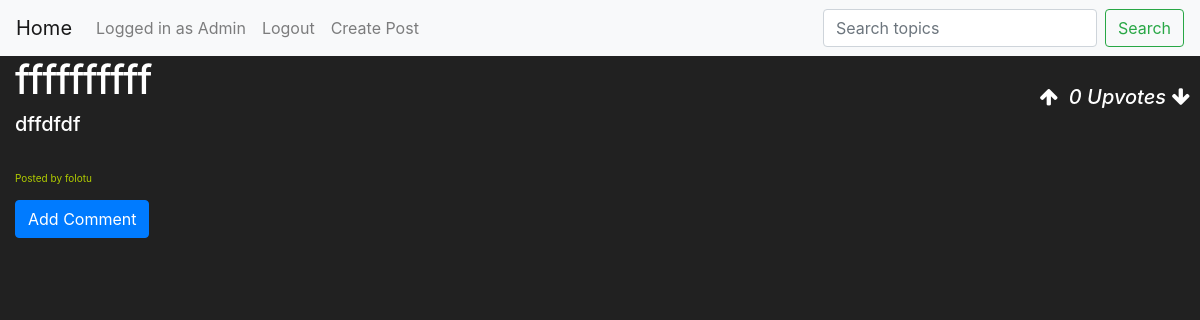
Page /post/1 (signed in) on the committed database.
### ForumApp/models.py (models this page shows, shortened)
class Users(db.Model, UserMixin):
    id = db.Column(db.Integer, primary_key=True)
    username = db.Column(db.String, unique=True, nullable=False)
    email = db.Column(db.String, unique=True, nullable=False)
    password = db.Column(db.String(150))
    active = db.Column(db.Boolean())
    roles = db.relationship('Role', secondary=roles_users, backref=db.backref('users', lazy='dynamic'))

class Post(db.Model):
    id = db.Column(db.Integer, primary_key=True)
    author_id = db.Column(db.Integer, db.ForeignKey('users.id'))
    author = db.relationship(Users, backref=backref("Post", cascade="all, delete"))
    category_id = db.Column(db.Integer, db.ForeignKey('category.id'), nullable=True)
    category = db.relationship(Category, backref=db.backref("post", lazy='dynamic'))
    number_of_votes = db.Column(db.Integer())
    title = db.Column(db.String(120))
    description = db.Column(db.String(10000))
    image_url = db.Column(db.String(200))
    created_at = db.Column(db.DateTime(timezone=True), default=func.now())
    updated_at = db.Column(db.DateTime(timezone=True), default=func.now())

### ForumApp/views.py (the view)
@views.route('/post/<int:post_id>', methods=['GET'])
def post(post_id):
    post = Post.query.get(post_id)
    if not post:
        abort(404)
    comments = Comment.query.filter_by(post_id=post_id).all()
    replies = Reply.query.all()
    return render_template('post.html', post=post, comments=comments, replies=replies)

### ForumApp/__init__.py (called while the page is built)
def create_app():
    app.config['SECRET_KEY'] = 'hjshjhdjah kjshkjdhjs'
    app.config['SQLALCHEMY_DATABASE_URI'] = f'sqlite:///{DB_NAME}'
    app.config['FLASK_ADMIN_SWATCH'] = 'United'
    db.init_app(app)
    from .views import views
    from .auth import auth
    app.register_blueprint(views, url_prefix='/')
    app.register_blueprint(auth, url_prefix='/')
    from .models import Users
    from .admin import appnamey
    appnamey(app)
    create_database(app)
    CORS(app)
    login_manager = LoginManager()
    login_manager.login_view = 'auth.login'
    login_manager.init_app(app)
    @login_manager.user_loader
    def load_user(id):
        return Users.query.get(int(id))
    return app

### ForumApp/templates/post.html (shortened to what this page needs)
{% extends "base.html" %}
{% block body %}
<div class="col-md-auto col-lg-auto col-sm-auto w-100">
    <h1>{{ post.title }}</h1>
    <h5>{{ post.description }} </h5>
    <small class="card-foot"> Posted by {{ post.author.username }} </small>
    <div class="arrow-button post">
        <i class="fa fa-arrow-up post" data-postid = {{ post.id }}></i>
            {% if post.number_of_votes >= 0 %}
                <i class=""> {{ post.number_of_votes }} Upvotes </i>
            {% elif post.number_of_votes < 0 %}
                <i class=""> {{ post.number_of_votes }} Downvotes </i>
            {% endif %}
        <i class="fa fa-arrow-down post" data-postid = {{ post.id }}></i>
    </div>
<div class="card-columns" style="column-count: 1;">
                <button type="button" id="comment-button" class="btn btn-primary">Add Comment</button>
     </div>
</div>
{% endblock %}

### ForumApp/templates/base.html (shortened to what this page needs)
<!DOCTYPE html>
<html>
<link rel="stylesheet" href="{{ url_for('static', filename = '/css/base.css') }}">
<link rel="stylesheet" href="{{ url_for('static', filename = '/css/login.css') }}">
<link rel="stylesheet" href="https://stackpath.bootstrapcdn.com/font-awesome/4.7.0/css/font-awesome.min.css">
    <nav class="navbar navbar-expand-lg navbar-light bg-light">
        <a class="navbar-brand" href="/">Home</a>
        <div class="collapse navbar-collapse" id="navbarNav">
            <ul class="navbar-nav mr-auto">
                {% if current_user.is_authenticated %}
                <a class="nav-item nav-link" id="">Logged in as {{current_user.username}}</a>
                <a class="nav-item nav-link" id="logout" href="/logout">Logout</a>
                <a class="nav-item nav-link" id="createpost" href="/post">Create Post</a>
                {% else %}
                <a class="nav-item nav-link" id="login" href="/login">Login</a>
                <a class="nav-item nav-link" id="signUp" href="/signup">Sign Up</a>
                {% endif %}
            </ul>
            <form class="form-inline" method="POST">
                <input class="form-control mr-sm-2" type="search" name="search" placeholder="Search topics" aria-label="Search">
                <button class="btn btn-outline-success my-2 my-sm-0" type="submit">Search</button>
            </form>
        </div>
    </nav>
    <h1>
<head>{% block header %}{% endblock %} </head>
<body>{% block body %}{% endblock %}</body>

### ForumApp/static/css/base.css (style rules this page uses)
body { background-color: #212121; color: white; }
.navbar { background-color: transparent; box-shadow: none; }
.card-foot { color: rgb(177, 204, 0); font-size: x-small; }
.card-columns { color: rgb(0, 0, 0); }
.arrow-button { position: absolute; top: 0; right: 0; padding: 10px; }
.arrow-button i { font-size: 20px; }

### rows in the picture
Users: username "Admin"
Post: title "ffffffffff", description "dffdfdf", number_of_votes "0"
Users: author.username "folotu"
